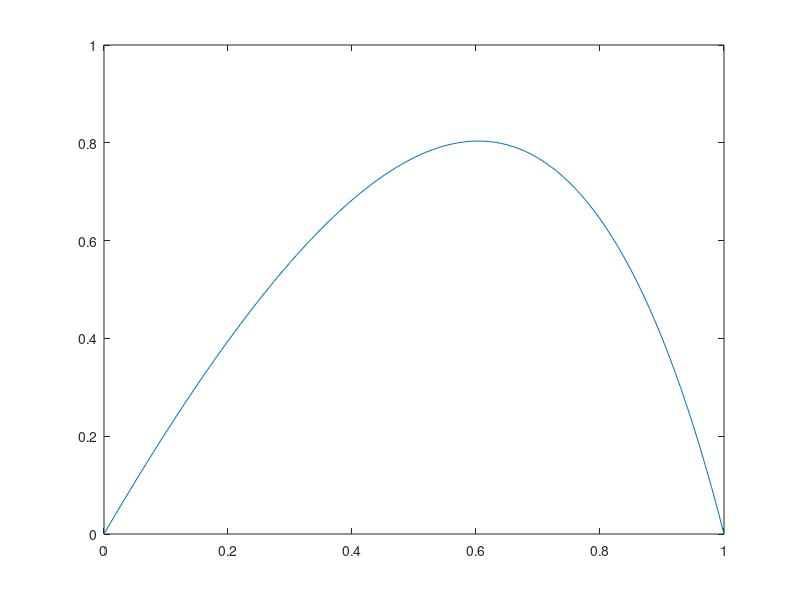

Recreate this plot in MATLAB.
%To Solve the differential equation -u'' + f(x,u) = 0

%Assigning maximun number of iterations
k_MAX=100;
%Assigning Tolerance Limit
TOL=10^-6;
%Taking arbitrary number of intervals N=6
N=100;
% Let the length of one division be h
h=1/N;
% x is a vector with N+1 number of equidistant points from 0 to 1
x=linspace(0,1,N+1)';
x=x(2:N);
%Taking initial guess U0
U0=zeros(N-1,1);

%Method 2 - Newton's Method
f=@(x,U0)((U0-4)./(5-U0)-exp(3.*x));
fu=@(x,U0)((5-U0).^-2);

%Creating A matrix
principalDiag_A=[(-2/(h^2))*(ones(N-1,1))];
lowerDiag_A=[(1/(h^2))*(ones(N-1,1))];
upperDiag_A=[(1/(h^2))*(ones(N-1,1))];
A=spdiags([lowerDiag_A principalDiag_A upperDiag_A],-1:1,N-1,N-1);

%Creating A1 matrix
lowerDiag_A1=[(-1/(h^2))*(ones(N-1,1))];
upperDiag_A1=[(-1/(h^2))*(ones(N-1,1))];

for iterations_performed = 1:k_MAX
    principalDiag_A1=[(2/h^2+fu(x,U0)).*ones(N-1,1)];
    rhs=A*U0-f(x,U0);
    A1=spdiags([lowerDiag_A1 principalDiag_A1 upperDiag_A1],-1:1,N-1,N-1);
    v=A1\rhs;
    U1=U0+v;
    if(max(abs(U1-U0))>TOL)
        flag_Method2=0;
        U0=U1;
    else
        flag_Method2=1;
        break;
    end    
end
U1=[0; U1; 0];
x=linspace(0,1,N+1);
figure(4);
plot(x,U1);